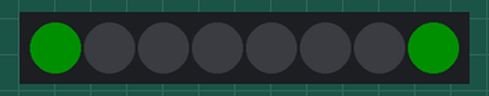
This sketch was run on a simulated Arduino Uno, built with avr-gcc and run on an emulated ATmega328P. Shown: 8 RGB LEDs in strip order, left to right. Dim RGB values are drawn brighter than linear; random numbers use the default seed unless the sketch sets one.

Above: at 0.17 s.
At 3.73 s:
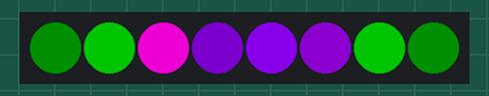
At 7.28 s:
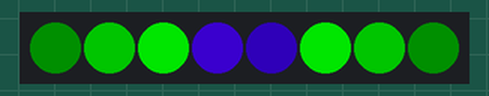
At 16.9 s:
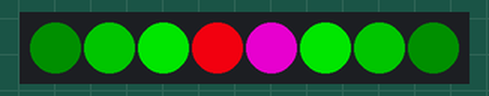
At 26.51 s:
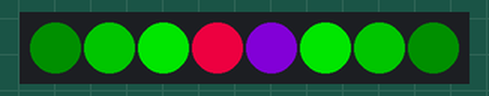
At 36.4 s:
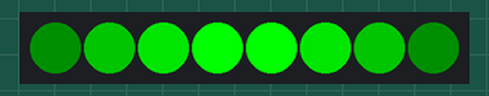
Timing chart, 0 to 40.0 s (numbered marks = the images above):
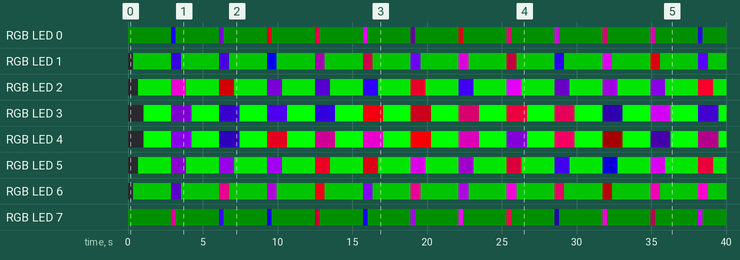

Measured:
- by itself, RGB LED 0: off → RGB(0, 15, 0) at 0.00 s, → RGB(19, 0, 232) 2.9 s later, → RGB(0, 15, 0) 0.30 s later, → RGB(79, 0, 142) 2.9 s later, … (25 changes in this stretch)
- by itself, RGB LED 1: off → RGB(0, 95, 0) at 0.35 s, → RGB(38, 0, 158) 2.6 s later, → RGB(0, 95, 0) 0.65 s later, → RGB(52, 0, 160) 2.6 s later, … (25 changes in this stretch)

The sketch:

IM_RED.ino
```cpp
#include <Adafruit_DotStar.h>
#include <SPI.h>         // COMMENT OUT THIS LINE FOR GEMMA OR TRINKET
//#include <avr/power.h> // ENABLE THIS LINE FOR GEMMA OR TRINKET
#define NUMPIXELS 8 // Number of LEDs in strip
// Here's how to control the LEDs from any two pins:
#define DATAPIN    2
#define CLOCKPIN   3
Adafruit_DotStar strip = Adafruit_DotStar(
                           NUMPIXELS, DATAPIN, CLOCKPIN, DOTSTAR_BRG);


void setup() {
 strip.begin();
}

int waitTime = 300;

void loop() {

for (int i = 0; i < NUMPIXELS / 2; i++)
{

   float blue = (i * (240 / ((NUMPIXELS - 2) / 2))) + 15;
//   int blue = (i * 80) + 15;
  // strip.Color(blue, green, red);  ==> max 255
  strip.setPixelColor(i, strip.Color(0, blue, 0));
  strip.setPixelColor(NUMPIXELS - i - 1, strip.Color( 0, blue, 0));
strip.show();
delay(350);
}
delay(waitTime * 5);
for (int i = 0; i < NUMPIXELS; i++)
{
  strip.setPixelColor(i, strip.Color(random(255), random(0), random(255)));
}
strip.setBrightness(255);
strip.show();
delay(waitTime);
  }
```
